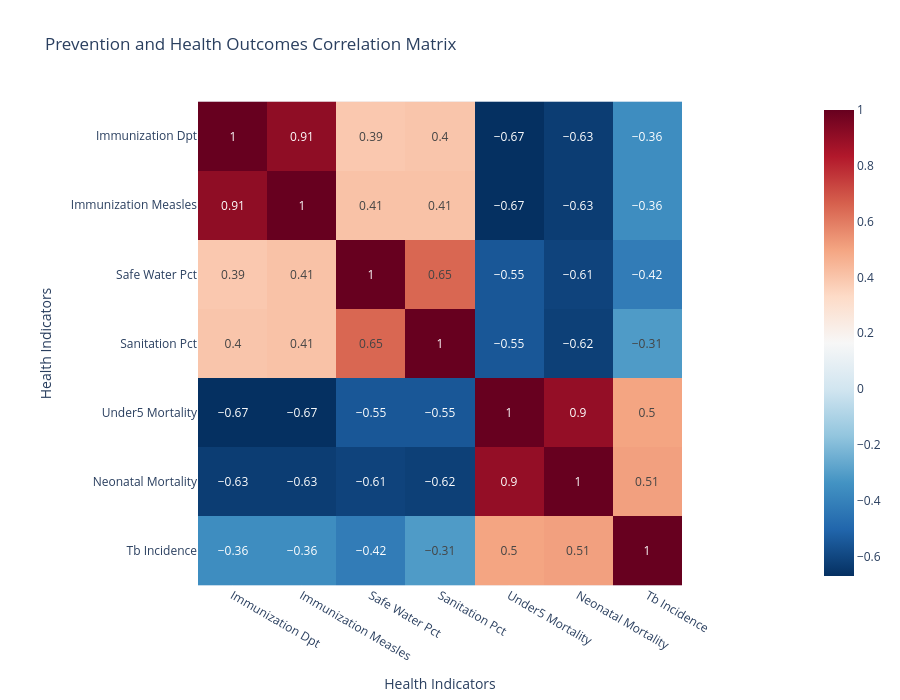

Notebook cell for this chart:
### Code cell
cols = [
    "Immunization Dpt",
    "Immunization Measles",
    "Safe Water Pct",
    "Sanitation Pct",
    "Under5 Mortality",
    "Neonatal Mortality",
    "Tb Incidence"
]

corr = merged_df[cols].corr()
corr = corr.round(2)

fig = px.imshow(
    corr,
    text_auto=True,
    color_continuous_scale="RdBu_r",
    title="Prevention and Health Outcomes Correlation Matrix"
)

fig.update_layout(
    xaxis_title="Health Indicators",
    yaxis_title="Health Indicators",
    height=700
)

fig.show()

### Figure 1 — Plotly figure (JSON) as saved in the notebook; plotly's stock layout.template omitted (floating-point values rounded to 4 significant figures)
{"data": [{"coloraxis": "coloraxis", "hovertemplate": "x: %{x}<br>y: %{y}<br>color: %{z}<extra></extra>", "name": "0", "texttemplate": "%{z}", "type": "heatmap", "x": ["Immunization Dpt", "Immunization Measles", "Safe Water Pct", "Sanitation Pct", "Under5 Mortality", "Neonatal Mortality", "Tb Incidence"], "xaxis": "x", "y": ["Immunization Dpt", "Immunization Measles", "Safe Water Pct", "Sanitation Pct", "Under5 Mortality", "Neonatal Mortality", "Tb Incidence"], "yaxis": "y", "z": [[1.0, 0.91, 0.39, 0.4, -0.67, -0.63, -0.36], [0.91, 1.0, 0.41, 0.41, -0.67, -0.63, -0.36], [0.39, 0.41, 1.0, 0.65, -0.55, -0.61, -0.42], [0.4, 0.41, 0.65, 1.0, -0.55, -0.62, -0.31], [-0.67, -0.67, -0.55, -0.55, 1.0, 0.9, 0.5], [-0.63, -0.63, -0.61, -0.62, 0.9, 1.0, 0.51], [-0.36, -0.36, -0.42, -0.31, 0.5, 0.51, 1.0]]}], "layout": {"coloraxis": {"autocolorscale": false, "colorscale": [[0, "rgb(5,48,97)"], [0.1, "rgb(33,102,172)"], [0.2, "rgb(67,147,195)"], [0.3, "rgb(146,197,222)"], [0.4, "rgb(209,229,240)"], [0.5, "rgb(247,247,247)"], [0.6, "rgb(253,219,199)"], [0.7, "rgb(244,165,130)"], [0.8, "rgb(214,96,77)"], [0.9, "rgb(178,24,43)"], [1, "rgb(103,0,31)"]]}, "height": 700, "title": {"text": "Prevention and Health Outcomes Correlation Matrix"}, "xaxis": {"anchor": "y", "constrain": "domain", "domain": [0, 1], "scaleanchor": "y", "title": {"text": "Health Indicators"}}, "yaxis": {"anchor": "x", "autorange": "reversed", "constrain": "domain", "domain": [0, 1], "title": {"text": "Health Indicators"}}}}
